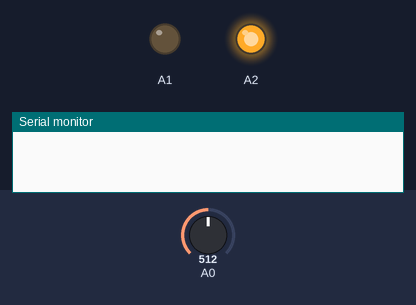
Recording of a sketch running on a simulated Arduino Uno, built with avr-gcc and run on an emulated ATmega328P. Parts: output pins drawn as LEDs (lit = HIGH), the last lines printed to the serial monitor. The test bench sets the inputs (shaded band); at power-on: A0 = 512.

Above: at 0.1 s.
At 1.1 s:
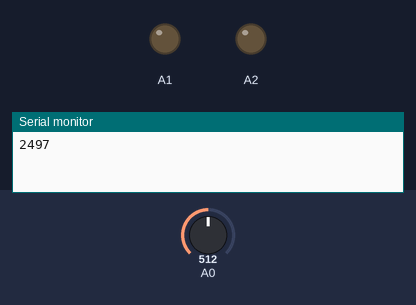
At 2.2 s:
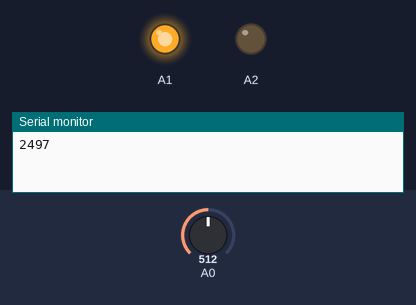
Timing chart, 0 to 3.7 s (numbered marks = the images above):
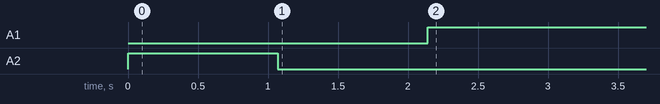

The sketch:

sketch_apr06a.ino
```cpp
void setup()
{
    // permet de choisir une tension de référence de 1.1V
    analogReference(INTERNAL);
    Serial.begin(57600);
    pinMode(A2,OUTPUT);
    digitalWrite(A2,HIGH);
    pinMode(A1,OUTPUT);
    digitalWrite(A1,LOW);
     int i=0;
 unsigned long adc;
 do
 {
  adc+=analogRead(A0);
  i++;
 }while(i<10000);
 adc/=10000;
 adc=4.54*map(adc, 0, 1023, 0, 1100);
 Serial.println(adc);
 if(adc<3000)
 {
  digitalWrite(A2,LOW);
 }
}


void loop() {
  // put your main code here, to run repeatedly:

 int i=0;
 unsigned long adc;
 do
 {
  adc+=analogRead(A0);
  i++;
 }while(i<10000);
 i=0;
 adc/=10000;
 adc=4.54*map(adc, 0, 1023, 0, 1100);
 //Serial.println(adc);
 // if(adc<3200)
 //{
  digitalWrite(A1,HIGH);
//}
 if(adc<3000)
 {
  digitalWrite(A2,LOW);
 }
 else
 //{digitalWrite(A2,HIGH);}
 adc=0;
 delay(500);

}
```

Measured:
- by itself, A1: LOW → HIGH at 2.1 s
